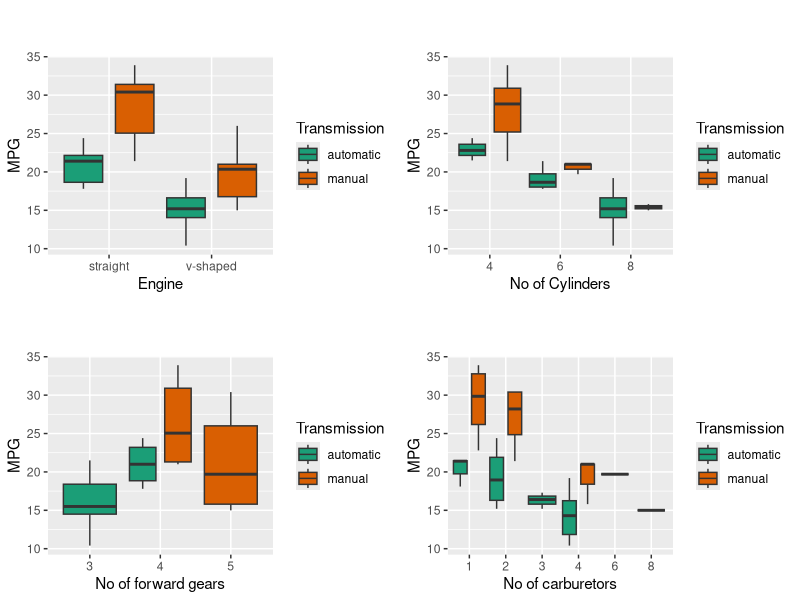
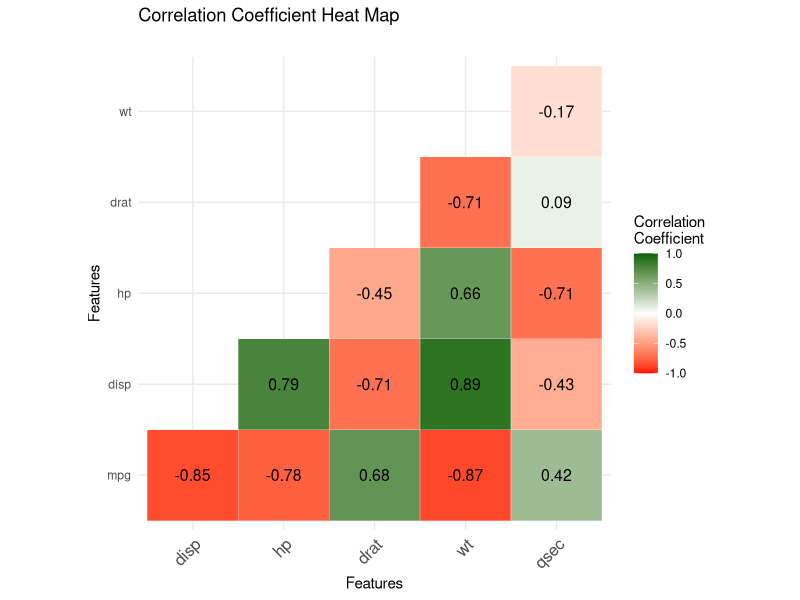
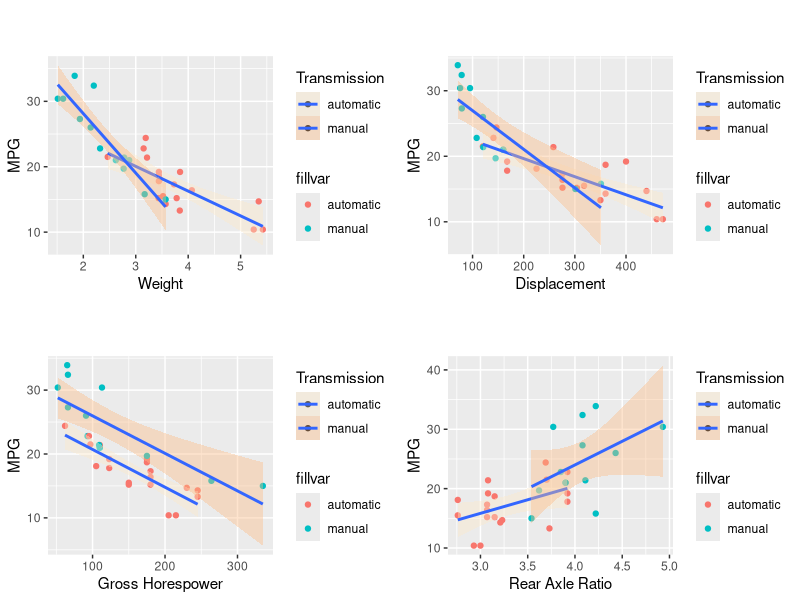
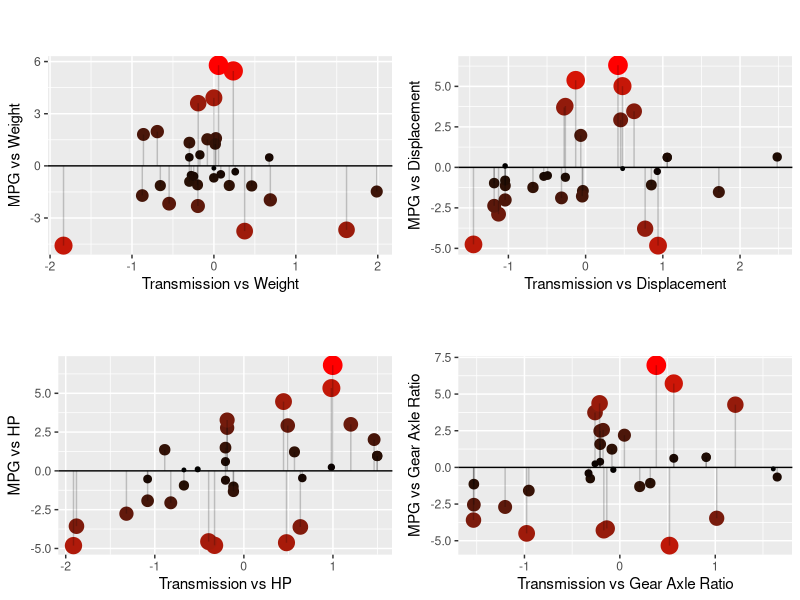

The R source for these figures, in order:
## ---- chunk 1
knitr::opts_chunk$set(echo = TRUE)
## ---- chunk 2
library(ggplot2)
library(RColorBrewer)
library(knitr)
library(kableExtra)
library(reshape2)
library(ggpubr)
## ---- chunk 3
mt <- mtcars
mt$am <- as.factor(ifelse(mt$am==0,"automatic","manual"))
mt$vs <- as.factor(ifelse(mt$vs==0,"v-shaped","straight"))
mt$cyl <- as.factor(mt$cyl)
mt$gear <- as.factor(mt$gear)
mt$carb <- as.factor(mt$carb)
## ---- chunk 4
getBoxPlot <- function(df,xvar,yvar,fillvar,xlabel,ylabel,filllabel)
{
  mybox <- ggplot(data=df, aes(x=xvar,y=yvar,fill=fillvar)) +
  geom_boxplot(outlier.colour="black", 
               outlier.size=2,position=position_dodge(1)) + 
  labs(title = "",
       subtitle = "",
       y = ylabel, x = xlabel) +
    scale_fill_brewer(name = filllabel,palette="Dark2")  +
  theme(plot.title = element_text(hjust = 0.5)) 
  
  return(mybox)
}

plotVS <- getBoxPlot(mt,mt$vs,mt$mpg,mt$am,"Engine","MPG","Transmission")
plotCYL <- getBoxPlot(mt,mt$cyl,mt$mpg,mt$am,"No of Cylinders","MPG","Transmission")
plotGEAR <- getBoxPlot(mt,mt$gear,mt$mpg,mt$am,"No of forward gears","MPG","Transmission")
plotCARB <- getBoxPlot(mt,mt$carb,mt$mpg,mt$am,"No of carburetors","MPG","Transmission")
## ---- chunk 5
correlation.matrix <- cor(mt[,c("mpg","disp","hp","drat","wt","qsec")])
correlation.matrix <- round(correlation.matrix,2)
correlation.matrix[upper.tri(correlation.matrix)] <- NA
diag(correlation.matrix) <- NA
row.corr.matrix <- melt(correlation.matrix,na.rm=TRUE)
colnames(row.corr.matrix) <- c("F1","F2","CORR")
heatMap <- ggplot(data = row.corr.matrix, aes(x=F1, y=F2, fill=CORR)) + 
  geom_tile(color="white")+
  labs(title = "Correlation Coefficient Heat Map",
       subtitle = "",
       y = "Features", x = "Features") + 
  scale_fill_gradient2(low = "red", high = "darkgreen", mid = "white", 
   midpoint = 0, limit = c(-1,1), space = "Lab", 
   name="Correlation\nCoefficient") +
  theme_minimal()+ 
 theme(axis.text.x = element_text(angle = 45, vjust = 1, 
    size = 12, hjust = 1))+
 coord_fixed()+
  geom_text(aes(x=F1, y=F2, label = CORR), color = "black", size = 4)
## ---- chunk 6
getAdjPlot <- function(df,xvar,yvar,fillvar,xlabel,ylabel,fillabel)
{
  adjPlot <- ggplot(data=df, aes(x=xvar,y=yvar,fill=fillvar)) +
  geom_point(aes(color=fillvar)) + geom_smooth(method=lm) + 
  labs(title = "",
       subtitle = "",
       y = ylabel, x = xlabel) +
  scale_fill_brewer(name = fillabel,palette="OrRd")  +
  theme(plot.title = element_text(hjust = 0.5)) 
  
  return(adjPlot)
}

plotWeight <- getAdjPlot(mt,mt$wt,mt$mpg,mt$am,"Weight","MPG","Transmission")
plotDisp <- getAdjPlot(mt,mt$disp,mt$mpg,mt$am,"Displacement","MPG","Transmission")
plotHP <- getAdjPlot(mt,mt$hp,mt$mpg,mt$am,"Gross Horespower","MPG","Transmission")
plotDRAT <- getAdjPlot(mt,mt$drat,mt$mpg,mt$am,"Rear Axle Ratio","MPG","Transmission")
## ---- chunk 7
#We have created a new df:mt out of mtcars where all cat vars are converted to factors. 
#Hence explicit as.factor is not needed here.
fit1 <- lm(mpg~wt,data=mt)
fit2 <- update(fit1,mpg~wt+cyl)
fit3 <- update(fit1,mpg~wt*cyl)
anova(fit1,fit2,fit3)
## ---- chunk 8
mt$resid.mpg.wt <- resid(glm(mpg~wt+cyl,data=mt))  
mt$resid.am.wt <- resid(glm(am~wt+cyl,data=mt,family="binomial"))

mt$resid.mpg.disp <- resid(glm(mpg~disp+cyl,data=mt))  
mt$resid.am.disp <- resid(glm(am~disp+cyl,data=mt,family="binomial"))

mt$resid.mpg.hp <- resid(glm(mpg~hp+cyl,data=mt))  
mt$resid.am.hp <- resid(glm(am~hp+cyl,data=mt,family="binomial"))

mt$resid.mpg.drat <- resid(glm(mpg~drat+cyl,data=mt)) 
mt$resid.am.drat <- resid(glm(am~drat+cyl,data=mt,family="binomial"))
## ---- chunk 9
getResidPlot <- function(df,xvar,yvar,xlab,ylab)
{
  residPlot <- ggplot(data=df, aes(x=xvar,y=yvar)) +
  geom_point(aes(color=abs(yvar),size=abs(yvar))) +  
  labs(title = "",
       subtitle = "",
       y = ylab, x = xlab, size=6) +
  theme(plot.title = element_text(hjust = 0.5)) + 
  guides(color = FALSE, size = FALSE) +
  scale_color_continuous(low = "black", high = "red") +
  geom_segment(aes(xend = xvar, yend = 0, color=), alpha = .2) + 
  geom_hline(yintercept=0)

  return(residPlot)
}

plotResidWeight <- getResidPlot(mt,mt$resid.am.wt,mt$resid.mpg.wt,"Transmission vs Weight","MPG vs Weight")
plotResidDisp <- getResidPlot(mt,mt$resid.am.disp,mt$resid.mpg.disp,"Transmission vs Displacement","MPG vs Displacement")
plotResidHP <- getResidPlot(mt,mt$resid.am.hp,mt$resid.mpg.hp,"Transmission vs HP","MPG vs HP")
plotResidDRAT <- getResidPlot(mt,mt$resid.am.drat,mt$resid.mpg.drat,"Transmission vs Gear Axle Ratio","MPG vs Gear Axle Ratio")
## ---- chunk 10
getTStats <- function(x1,x2,printLabel)
{
  s1 <- sd(x1); s2 = sd(x2); n1 <- length(x1); n2 <- length(x2);
  s <- sqrt(((n1-1)*(s1**2) + (n2-1)*(s2**2)) / (n1+n2-2))
  mu1 <- mean(x1); mu2 <- mean(x2)
  diffMU <- mu2 - mu1
  t.statistic <- diffMU / (s * sqrt((1/n1)+(1/n2)))
  p.value <- pt(t.statistic,n1+n2-2,lower.tail = FALSE)
  
  print(paste0("Difference in Means",printLabel,": ",round(diffMU,2)))
  print(paste0("Pooled SD",printLabel,": ",round(s,2)))

  return(p.value)
  
}
x1 <- mt[mt$am=="automatic",]$mpg; x2 <- mt[mt$am=="manual",]$mpg
x1.adj <- mt[mt$am=="automatic",]$resid.mpg.wt; x2.adj <- mt[mt$am=="manual",]$resid.mpg.wt

p.value <- getTStats(x1,x2,"")
p.value.adj <- getTStats(x1.adj,x2.adj," on Adjustment")
## ---- chunk 11
figure.box <- ggarrange(plotVS, plotCYL, plotGEAR, plotCARB, ncol = 2, nrow = 2)
figure.box
## ---- chunk 12
heatMap
## ---- chunk 13
figure.point <- ggarrange(plotWeight, plotDisp, plotHP, plotDRAT, ncol = 2, nrow = 2)
figure.point
## ---- chunk 14
figure.residual <- ggarrange(plotResidWeight, plotResidDisp, plotResidHP, plotResidDRAT, ncol = 2, nrow = 2)
figure.residual
